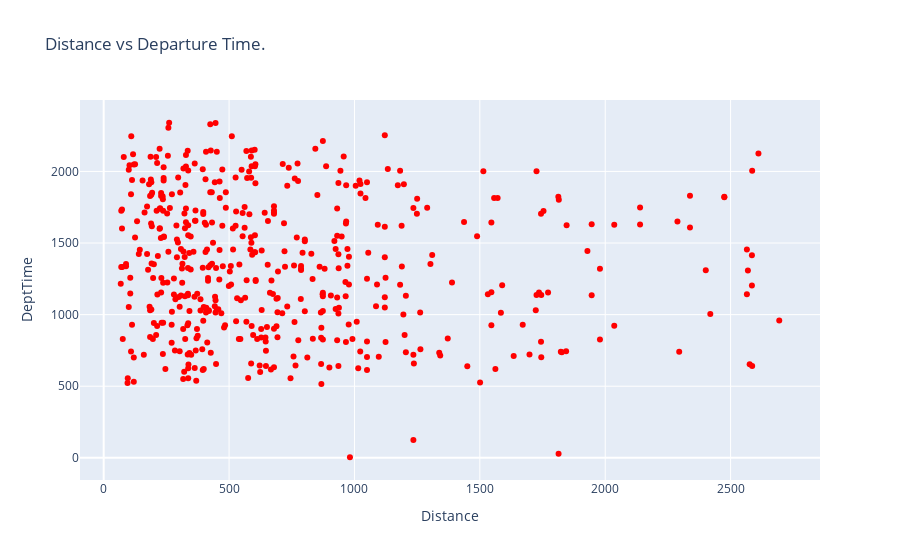

The notebook cell saved with this chart:
### Markdown cell above
Let us use a scatter plot to represent departure time changes with respect to airport distance

This plot should contain the following

* Title as **Distance vs Departure Time**.
* x-axis label should be **Distance**
* y-axis label should be **DeptTime**
* **Distance** column data from the flight delay dataset should be considered in x-axis
* **DepTime** column data from the flight delay dataset should be considered in y-axis
* Scatter plot markers should be of red color

### Code cell
Distance = data['Distance']
DepTime = data['DepTime']

# Create a figure object
fig = go.Figure()

# Add a scatter trace with mode set to 'markers' to show only dots
fig.add_trace(go.Scatter(x=Distance,
                         y=DepTime,
                         mode='markers',
                        marker=dict(color='red')))

fig.update_layout(title='Distance vs Departure Time.',
                  xaxis_title='Distance', 
                  yaxis_title='DeptTime')

# Show the figure
fig.show()

### Figure 1 — Plotly figure (JSON) as saved in the notebook; plotly's stock layout.template omitted (floating-point values rounded to 4 significant figures; data arrays with more than 128 entries replaced by an {"elided": "..."} marker saying what was removed)
{"data": [{"marker": {"color": "red"}, "mode": "markers", "type": "scatter", "x": {"elided": "500 int values"}, "y": {"elided": "500 int values"}}], "layout": {"title": {"text": "Distance vs Departure Time."}, "xaxis": {"title": {"text": "Distance"}}, "yaxis": {"title": {"text": "DeptTime"}}}}
